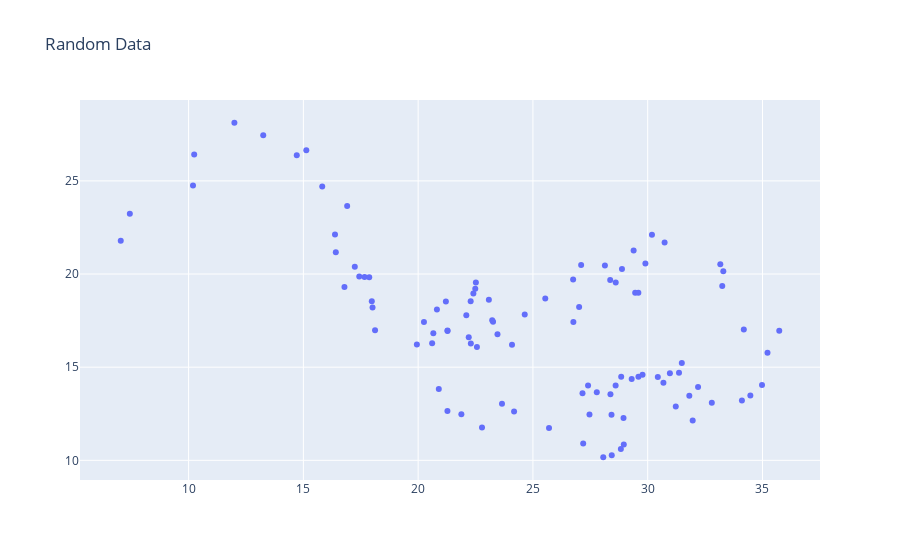

The cell this chart's notebook holds for it:
### Markdown cell above
##Scatter Plot (A vs B)

### Code cell
fig = go.Figure(data=[go.Scatter(x=df['A'], y=df['B'], mode='markers')],
                 layout=go.Layout(title='Random Data'))
fig.show()
